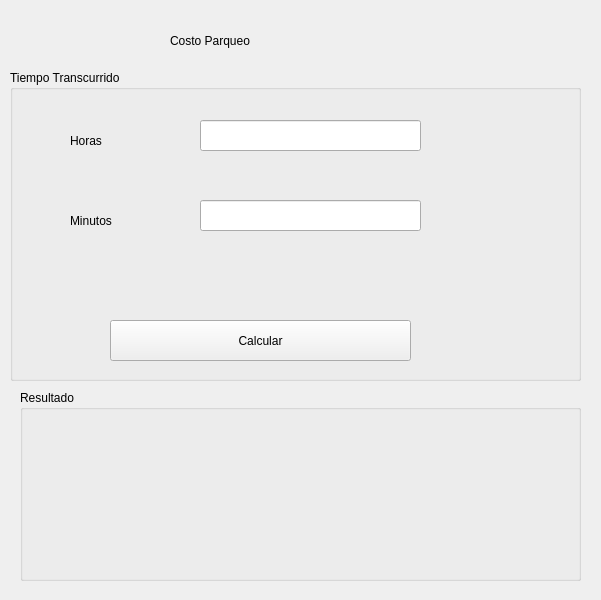
<?xml version="1.0" encoding="UTF-8"?>
<ui version="4.0">
 <class>MainWindow</class>
 <widget class="QMainWindow" name="MainWindow">
  <property name="geometry">
   <rect>
    <x>0</x>
    <y>0</y>
    <width>601</width>
    <height>600</height>
   </rect>
  </property>
  <property name="windowTitle">
   <string>MainWindow</string>
  </property>
  <widget class="QWidget" name="centralwidget">
   <widget class="QGroupBox" name="groupBox">
    <property name="geometry">
     <rect>
      <x>10</x>
      <y>70</y>
      <width>571</width>
      <height>311</height>
     </rect>
    </property>
    <property name="title">
     <string>Tiempo Transcurrido</string>
    </property>
    <widget class="QPushButton" name="btncalc">
     <property name="geometry">
      <rect>
       <x>100</x>
       <y>250</y>
       <width>301</width>
       <height>41</height>
      </rect>
     </property>
     <property name="text">
      <string>Calcular</string>
     </property>
    </widget>
    <widget class="QLabel" name="lblhora">
     <property name="geometry">
      <rect>
       <x>60</x>
       <y>50</y>
       <width>91</width>
       <height>41</height>
      </rect>
     </property>
     <property name="text">
      <string>Horas</string>
     </property>
    </widget>
    <widget class="QLabel" name="lblmin">
     <property name="geometry">
      <rect>
       <x>60</x>
       <y>130</y>
       <width>91</width>
       <height>41</height>
      </rect>
     </property>
     <property name="text">
      <string>Minutos</string>
     </property>
    </widget>
    <widget class="QLineEdit" name="hora">
     <property name="geometry">
      <rect>
       <x>190</x>
       <y>50</y>
       <width>221</width>
       <height>31</height>
      </rect>
     </property>
    </widget>
    <widget class="QLineEdit" name="minuto">
     <property name="geometry">
      <rect>
       <x>190</x>
       <y>130</y>
       <width>221</width>
       <height>31</height>
      </rect>
     </property>
    </widget>
   </widget>
   <widget class="QLabel" name="label_2">
    <property name="geometry">
     <rect>
      <x>170</x>
      <y>20</y>
      <width>371</width>
      <height>41</height>
     </rect>
    </property>
    <property name="text">
     <string>Costo Parqueo</string>
    </property>
   </widget>
   <widget class="QGroupBox" name="groupBox_2">
    <property name="geometry">
     <rect>
      <x>20</x>
      <y>390</y>
      <width>561</width>
      <height>191</height>
     </rect>
    </property>
    <property name="title">
     <string>Resultado</string>
    </property>
    <widget class="QLabel" name="lblresultado">
     <property name="geometry">
      <rect>
       <x>20</x>
       <y>60</y>
       <width>481</width>
       <height>61</height>
      </rect>
     </property>
     <property name="text">
      <string/>
     </property>
    </widget>
   </widget>
   <zorder>groupBox_2</zorder>
   <zorder>groupBox</zorder>
   <zorder>label_2</zorder>
  </widget>
 </widget>
 <resources/>
 <connections/>
</ui>
